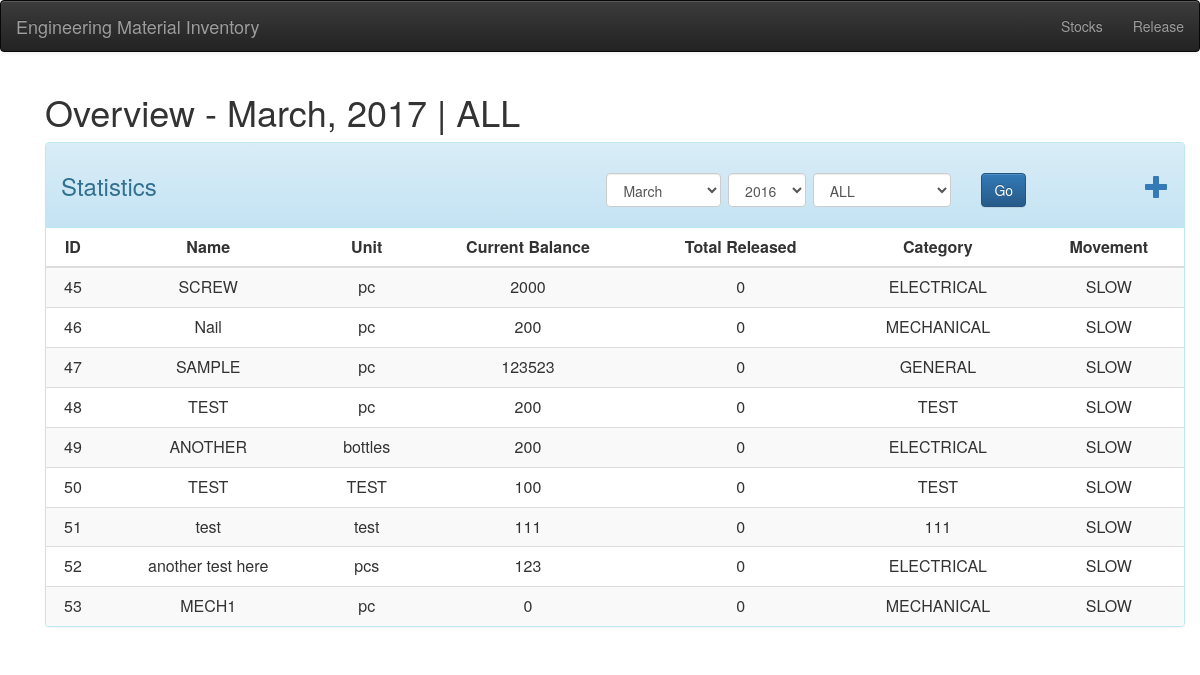
Before: / with the older database file.
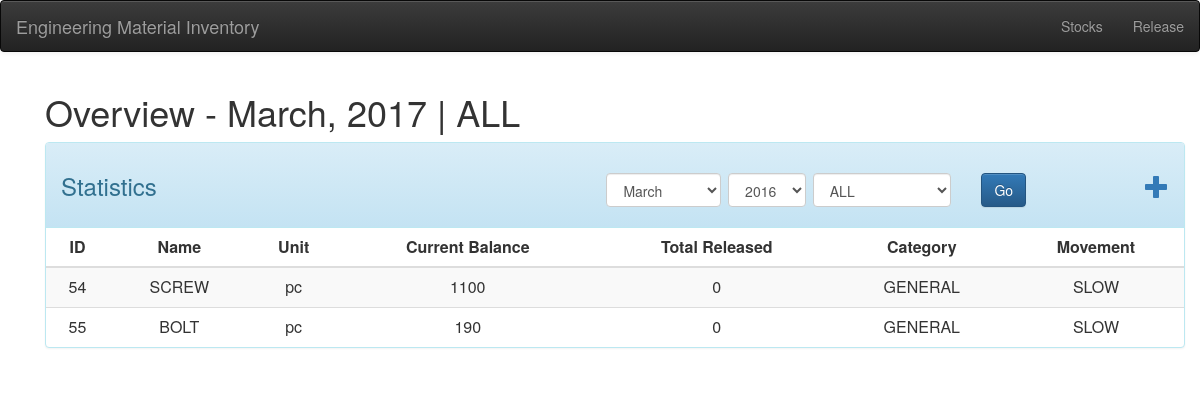
After: the same page with the newer database file.
### tables this page shows
CREATE TABLE "item" (
"id"  INTEGER PRIMARY KEY AUTOINCREMENT NOT NULL,
"name"  TEXT NOT NULL,
"unit"  TEXT NOT NULL,
"balance"  TEXT NOT NULL,
"frequency"  INTEGER,
"category"  TEXT
);

### application/controllers/Main.php (called while the page is built, shortened)
<?php
class Main extends CI_Controller{
    public function __construct()
    {
        $this->load->model('items_model');
        $this->load->model('release_model');
        $this->load->model('lookup_model');
        $this->load->model('stocks_model');
        $this->load->library('form_validation');
        $this->load->helper('form');
    }
    public function view($month=null,$year=null,$cat=null)
    {
        $data['m'] = $month == null?default_now()[1]:$month;
        $data['y'] = $year == null?default_now()[0]:$year;
        $data['c'] = $cat == null?'ALL':$cat;
        $data['cats'] = $this->lookup_model->look();
        $data['items'] = $this->analyzing($month,$year,$cat);
        $this->load->view('templates/header',$data);
        $this->load->view('templates/nav');
        $this->load->view('pages/home', $data);
        $this->load->view('templates/footer',$data);
    }
    public function algos($id,$month,$year)
    {
        $i = $this->items_model->get_items($id);
        $total = $this->release_model->total_in_month($id,$month,$year);
        $total = $total == 0 ? 0:$total;
        if($total > $i['frequency'])
        {
            return array($total, "FAST");
        }elseif($total == $i['frequency'])
        {
            return array($total, 'NORMAL');
        }else{
            return array($total, 'SLOW');
        }
    }
    public function analyzing($month=null,$year=null,$cat=null)
    {
        if($month == null && $year == null)
        {
            $month = default_now()[1];
            $year = default_now()[0];
        }
        if($cat === null || $cat == "ALL" || $cat == "all"){
            $items = $this->items_model->get_items();
        }else{
            $items = $this->items_model->get_items_by_cat($cat);
        }
        $all = [];
        foreach($items as $i)
        {
            $v = $this->algos($i['id'],$month,$year);
            array_push($i,$v);
            array_push($all,$i);
        }
        return $all;
    }
}

### index.php (called while the page is built, shortened)
<?php
require_once BASEPATH.'core/CodeIgniter.php';

### application/helpers/asset_helper.php (called while the page is built, shortened)
<?php
function style_url($path_to_file="")
{
    return base_url('/static/css/'.$path_to_file);
}

### application/helpers/date_man_helper.php (called while the page is built, shortened)
<?php
function months(){
	return array(
		array('name'=>'January','val'=>1,),
		array('name'=>'February','val'=>2,),
		array('name'=>'March','val'=>3,),
		array('name'=>'April','val'=>4,),
		array('name'=>'May','val'=>5,),
		array('name'=>'June','val'=>6,),
		array('name'=>'July','val'=>7,),
		array('name'=>'August','val'=>8,),
		array('name'=>'September','val'=>9,),
		array('name'=>'October','val'=>10,),
		array('name'=>'November','val'=>11,),
		array('name'=>'December','val'=>12,)
	);
}

### application/models/Lookup_model.php (called while the page is built, shortened)
<?php
Class Lookup_model extends CI_Model
{
	public function look($tb_name = null)
	{
		if($tb_name == null)
		{
			$query = $this->db->get('category');
			return $query->result_array();
		}
		$query = $this->db->get($tb_name);
		return $query->result_array();
	}
}

### application/models/Items_model.php (called while the page is built, shortened)
<?php
class Items_model extends  CI_Model
{
    public function get_items($id = FALSE)
    {
        if($id  === FALSE )
        {
            $query = $this->db->get('item');
            return $query->result_array();
        }
        $query = $this->db->get_where('item',array('id'=>$id));
        return $query->row_array();
    }
}

### application/views/pages/home.php (the view, shortened to what this page needs)
<div class="container">
    <h1>Overview - <?php echo months()[$m-1]['name'].", {$y} | {$c}";  ?> </h1>
    <div class="panel panel-default panel-info">
        <div class="panel-heading">
            <h3 class="row">
                <div class="col-xs-2">
                     Statistics
                </div>
                <div class="col-xs-9">
                    <div class="form form-inline pull-right">
                        <div class="form-group">
                            <select class="form-control" name="month">
                                <?php foreach(months() as $mo): ?>
                                    <option value='<?php echo $mo['val'] ?>'
                                    <?php if((int)$mo['val'] == (int)$m)
                                        {
                                            echo " selected";
                                        } ?>
                                    <?php echo ">{$mo['name']}</option>"; ?>
                                <?php endforeach; ?>
                            </select>
                            <select name="year" class="form-control">
                                <option value="2016">2016</option>
                            </select>
                            <select class="form-control" name="category">
                            <?php foreach($cats as $cat): ?>
                               <option value="<?php echo $cat['name']; ?>"  <?php echo $cat['name']==$c? ' selected':''; ?>>
                                   <?php echo $cat['name']; ?>
                               </option>
                            <?php endforeach; ?>
                            </select>
                            <div class="form-group">
                                <input type="button" class="btn btn-primary form-control goer" value="Go">
                            </div>
                        </div>
                    </div>
                </div>
                <div class="col-xs-1 filter-div">
                    <a class="pull-right" href="#" data-toggle="modal" data-target="#create_modal" role="button"><span class="glyphicon glyphicon-plus"></span></a>
                </div>
            </h3>
        </div>
        <table class="table table-striped table-hover">
            <thead>
                <tr>
                    <th class=text-center>ID</th>
                    <th class=text-center>Name</th>
                    <th class=text-center>Unit</th>
                    <th class=text-center>Current Balance</th>
                    <th class=text-center>Total Released</th>
                    <th class=text-center>Category</th>
                    <th class=text-center>Movement</th>
                </tr>
            </thead>
            <tbody>
                <?php foreach($items as $item): ?>
                <tr class="text-center">
                    <td><?php echo $item['id']; ?></td>
                    <td><?php echo $item['name']; ?></td>
                    <td><?php echo $item['unit']; ?></td>
                    <td><?php echo $item['balance']; ?></td>
                    <td><?php echo $item['0'][0]; ?></td>
                    <td><?php echo $item['category']; ?></td>
                    <td><?php echo $item['0'][1]; ?></td>
                </tr>
                <?php endforeach; ?>
            </tbody>
        </table>
    </div>
</div>

### application/views/templates/header.php (shortened to what this page needs)
<html>
<head>
</head>
<link rel="stylesheet" href="<?php echo style_url('bootstrap.min.css'); ?>">
<link rel="stylesheet" href="<?php echo style_url('bootstrap-theme.min.css'); ?>">
<link rel="stylesheet" href="<?php echo style_url('main.css'); ?>">
<link rel="stylesheet" href="<?php echo style_url('daterangepicker.css'); ?>">
<body>

### application/views/templates/nav.php (shortened to what this page needs)
<nav class="navbar navbar-default navbar-inverse">
    <div class="container-fluid">
        <div class="navbar-header">
            <a class="navbar-brand" href="<?php echo base_url('index.php') ?>">Engineering Material Inventory</a>
        </div>
            <ul class="nav navbar-nav navbar-right">
                <li><a href="<?php echo base_url('index.php/stocks'); ?>">Stocks</a></li>
                <li><a href="<?php echo base_url('index.php/release'); ?>">Release</a></li>
            </ul>
        </div>
</nav>
<div class="container">

### application/views/templates/footer.php
</div>
</body>
</html>

### static/css/main.css (style rules this page uses)
.form-group { margin-left: 1em; margin-right: 1em; }

Changed rows visible on the page:
removed item: id "45", name "SCREW", unit "pc", balance "2000", 0 "0", category "ELECTRICAL", 0 "SLOW"
removed item: id "46", name "Nail", unit "pc", balance "200", 0 "0", category "MECHANICAL", 0 "SLOW"
removed item: id "47", name "SAMPLE", unit "pc", balance "123523", 0 "0", category "GENERAL", 0 "SLOW"
removed item: id "48", name "TEST", unit "pc", balance "200", 0 "0", category "TEST", 0 "SLOW"
removed item: id "49", name "ANOTHER", unit "bottles", balance "200", 0 "0", category "ELECTRICAL", 0 "SLOW"
removed item: id "50", name "TEST", unit "TEST", balance "100", 0 "0", category "TEST", 0 "SLOW"
removed item: id "51", name "test", unit "test", balance "111", 0 "0", category "111", 0 "SLOW"
removed item: id "52", name "another test here", unit "pcs", balance "123", 0 "0", category "ELECTRICAL", 0 "SLOW"
removed item: id "53", name "MECH1", unit "pc", balance "0", 0 "0", category "MECHANICAL", 0 "SLOW"
added item: id "54", name "SCREW", unit "pc", balance "1100", 0 "0", category "GENERAL", 0 "SLOW"
added item: id "55", name "BOLT", unit "pc", balance "190", 0 "0", category "GENERAL", 0 "SLOW"
